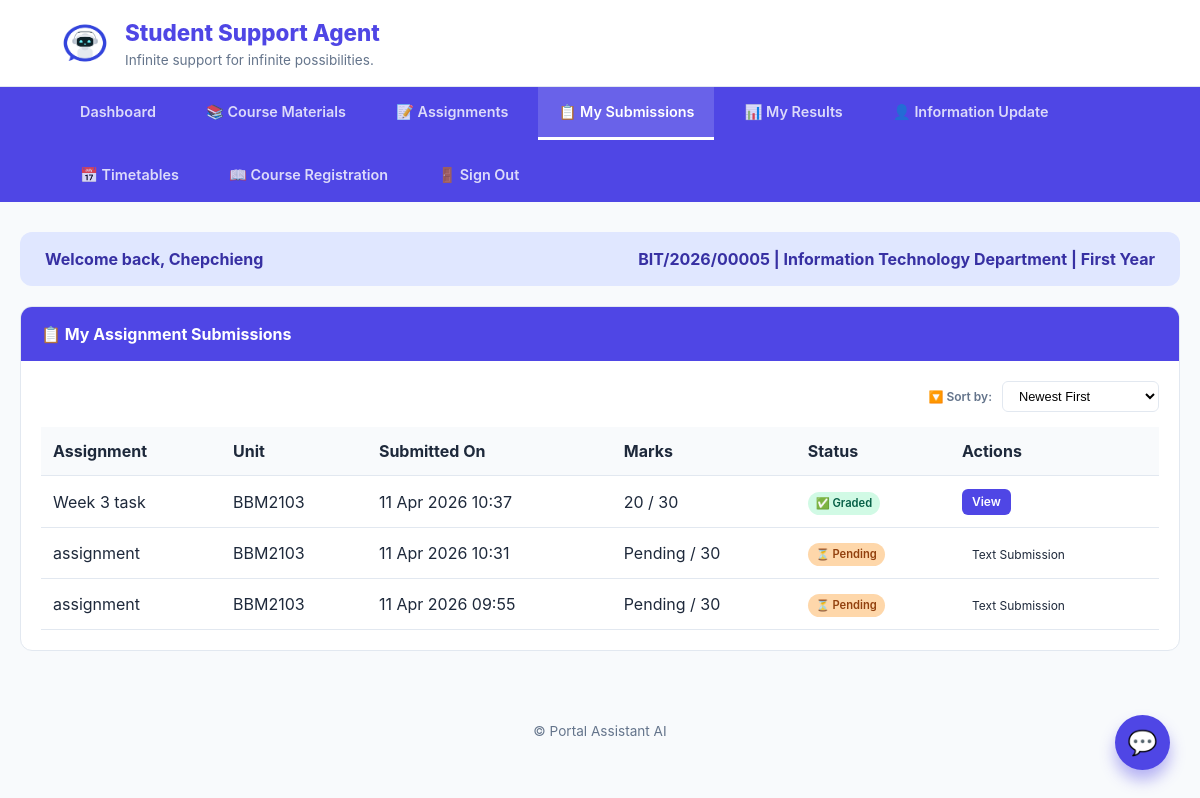
Before: /Student/home.php?page=my_submissions (signed in) with the older database file.
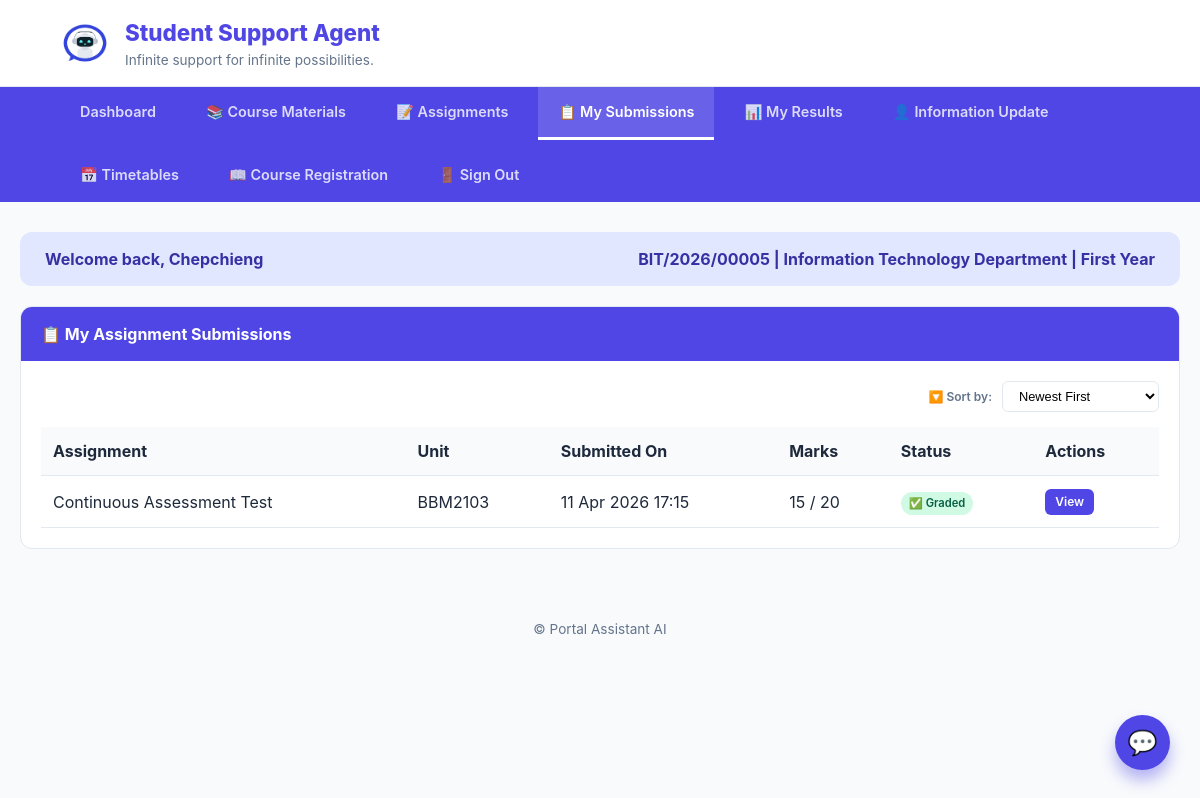
After: the same page with the newer database file.
### tables this page shows
CREATE TABLE `users` (
  `id` int(11) NOT NULL,
  `full_name` varchar(100) NOT NULL,
  `reg_number` varchar(50) NOT NULL,
  `email` varchar(100) NOT NULL,
  `password` varchar(255) NOT NULL,
  `password_changed` tinyint(1) NOT NULL DEFAULT 0,
  `role` enum('student','admin','lecturer') NOT NULL DEFAULT 'student',
  `department` varchar(100) NOT NULL,
  `phone` varchar(20) DEFAULT NULL,
  `created_at` timestamp NOT NULL DEFAULT current_timestamp(),
  `survey_done` tinyint(1) DEFAULT 0
);

CREATE TABLE `assignment_submissions` (
  `id` int(11) NOT NULL,
  `assignment_id` int(11) NOT NULL,
  `unit_code` varchar(20) DEFAULT NULL,
  `student_reg` varchar(50) NOT NULL,
  `submission_text` longtext DEFAULT NULL,
  `file_path` varchar(500) DEFAULT NULL,
  `submitted_at` datetime NOT NULL,
  `obtained_marks` int(11) DEFAULT NULL,
  `total_marks` int(11) DEFAULT NULL,
  `feedback` text DEFAULT NULL,
  `status` enum('submitted','graded','late') DEFAULT 'submitted'
);

CREATE TABLE `assignments` (
  `id` int(11) NOT NULL,
  `unit_code` varchar(20) NOT NULL,
  `title` varchar(255) NOT NULL,
  `description` text NOT NULL,
  `file_path` varchar(500) NOT NULL,
  `due_date` date NOT NULL,
  `total_marks` int(11) NOT NULL,
  `assessment_type` enum('CAT','Assignment','Exam') NOT NULL DEFAULT 'Assignment',
  `created_by` varchar(100) NOT NULL,
  `created_at` datetime NOT NULL
);

### Student/Home.php (the view, shortened to what this page needs)
<?php
$conn = mysqli_connect("localhost", "root", "", "Portal-Asisstant-AI");
$user_id = $_SESSION['user_id'];
$student_reg = $_SESSION['reg_number'];
$student_dept = $_SESSION['department'];
$sql = "SELECT full_name, reg_number, password, department, created_at FROM users WHERE id = ? AND role = 'student'";
$stmt = mysqli_prepare($conn, $sql);
mysqli_stmt_bind_param($stmt, "i", $user_id);
mysqli_stmt_execute($stmt);
$result = mysqli_stmt_get_result($stmt);
$student = mysqli_fetch_assoc($result);
function getStudentYearLevel($reg_number, $created_at) {
    if (preg_match('/\/(\d{4})\//', $reg_number, $matches)) {
        $admission_year = intval($matches[1]);
        $current_year = date('Y');
        $year_diff = $current_year - $admission_year;
        if ($year_diff == 0) return 'First Year';
    }
    return 'Fourth Year';
}
$student_year_level = getStudentYearLevel($student['reg_number'], $student['created_at']);
$name_parts = explode(" ", $student['full_name']);
$fname = $name_parts[0] ?? 'Student';
$page = $_GET['page'] ?? 'dashboard';
$submissions_sort = $_GET['submissions_sort'] ?? 'date_desc';
?>
<!DOCTYPE html>
<html lang="en">
<head>
</head>
<body>
<header>
    <div class="branding">
        <img src="../Images/logo.jpg" class="logoimg" alt="Logo">
        <div>
            <h1>Student Support Agent</h1>
            <small>Infinite support for infinite possibilities.</small>
        </div>
    </div>
</header>
<nav>
    <a href="home.php?page=dashboard" class="<?php echo $page === 'dashboard' ? 'active' : ''; ?>">Dashboard</a>
    <a href="home.php?page=materials" class="<?php echo $page === 'materials' ? 'active' : ''; ?>">📚 Course Materials</a>
    <a href="home.php?page=assignments" class="<?php echo $page === 'assignments' ? 'active' : ''; ?>">📝 Assignments</a>
    <a href="home.php?page=my_submissions" class="<?php echo $page === 'my_submissions' ? 'active' : ''; ?>">📋 My Submissions</a>
    <a href="home.php?page=my_results" class="<?php echo $page === 'my_results' ? 'active' : ''; ?>">📊 My Results</a>
    <a href="personal_information.php">👤 Information Update</a>
    <a href="teaching_timetable.php">📅 Timetables</a>
    <a href="registration.php">📖 Course Registration</a>
    <a href="../logout.php">🚪 Sign Out</a>
</nav>
<div class="container">
    <div class="student-strip">
        <span>Welcome back, <?php echo htmlspecialchars($fname); ?></span>
        <span><?php echo htmlspecialchars($student['reg_number']); ?> | <?php echo htmlspecialchars($student_dept); ?> Department | <?php echo $student_year_level; ?></span>
    </div>
    <?php
    switch($page) {
        case 'dashboard': ?>
        <?php break;
        case 'my_submissions':
            $order_by = "";
            switch($submissions_sort) {
                default: $order_by = "s.submitted_at DESC";
            }
            $submissions_query = "SELECT s.*, a.title as assignment_title, a.unit_code, a.total_marks
                                 FROM assignment_submissions s
                                 JOIN assignments a ON s.assignment_id = a.id
                                 WHERE s.student_reg = '$student_reg'
                                 ORDER BY $order_by";
            $submissions_result = mysqli_query($conn, $submissions_query);
            ?>
            <div class="card">
                <div class="card-header">📋 My Assignment Submissions</div>
                <div class="card-body">
                    <div class="sort-bar">
                        <label>🔽 Sort by:</label>
                        <select onchange="location.href='home.php?page=my_submissions&submissions_sort='+this.value">
                            <option value="date_desc" <?php echo $submissions_sort == 'date_desc' ? 'selected' : ''; ?>>Newest First</option>
                        </select>
                    </div>
                    <?php if (mysqli_num_rows($submissions_result) == 0): ?>
                        <p>You haven't submitted any assignments yet.</p>
                    <?php else: ?>
                        <table class="data-table">
                            <thead><tr><th>Assignment</th><th>Unit</th><th>Submitted On</th><th>Marks</th><th>Status</th><th>Actions</th></tr></thead>
                            <tbody>
                                <?php while($sub = mysqli_fetch_assoc($submissions_result)): ?>
                                    <tr>
                                        <td><?php echo htmlspecialchars($sub['assignment_title']); ?></td>
                                        <td><?php echo $sub['unit_code']; ?></td>
                                        <td><?php echo date('d M Y H:i', strtotime($sub['submitted_at'])); ?></td>
                                        <td><?php echo $sub['obtained_marks'] ?? 'Pending'; ?> / <?php echo $sub['total_marks']; ?></td>
                                        <td><?php echo ($sub['status'] == 'graded') ? '<span class="submission-status status-submitted">✅ Graded</span>' : '<span class="submission-status status-pending">⏳ Pending</span>'; ?></td>
                                        <td><?php if($sub['file_path']): ?><a href="../uploads/submissions/<?php echo $sub['file_path']; ?>" target="_blank" class="btn btn-primary btn-sm">View</a><?php else: ?><span class="btn-sm">Text Submission</span><?php endif; ?></td>
                                    </tr>
                                <?php endwhile; ?>
                            </tbody>
                        </table>
                    <?php endif; ?>
                </div>
            </div>
        <?php break;
    ?>
<?php break;
    }
    ?>
</div>
<div id="chat-fab" onclick="toggleChat()">💬</div>
<footer>
    &copy; Portal Assistant AI
</footer>
</body>
</html>

### Student/Home.php (style rules this page uses)
:root { --primary: #4f46e5; --primary-dark: #3730a3; --bg: #f8fafc; --white: #ffffff; --text-main: #1e293b; --text-light: #64748b; --border: #e2e8f0; --accent: #e0e7ff; --warning-bg: #fff7ed; --warning-text: #9a3412; --warning-border: #fdba74; --success: #10b981; --danger: #ef4444; }
body { font-family: 'Inter', system-ui, sans-serif; background: var(--bg); color: var(--text-main); margin: 0; line-height: 1.5; }
header { background: var(--white); border-bottom: 1px solid var(--border); padding: 1rem 5%; display: flex; align-items: center; justify-content: space-between; flex-wrap: wrap; gap: 15px; }
.branding { display: flex; align-items: center; gap: 15px; }
.logoimg { height: 50px; border-radius: 8px; }
.branding h1 { margin: 0; font-size: 1.4rem; color: var(--primary); font-weight: 800; }
.branding small { color: var(--text-light); display: block; font-size: 0.85rem; }
nav { background: var(--primary); padding: 0 5%; display: flex; gap: 10px; flex-wrap: wrap; }
nav a { color: rgba(255,255,255,0.8); text-decoration: none; padding: 14px 20px; font-size: 0.9rem; font-weight: 600; transition: 0.3s; border-bottom: 3px solid transparent; }
nav a.active { color: white; border-bottom: 3px solid white; background: rgba(255,255,255,0.15); }
.container { max-width: 1400px; margin: 30px auto; padding: 0 20px; }
.student-strip { background: var(--accent); padding: 15px 25px; border-radius: 12px; margin-bottom: 20px; display: flex; justify-content: space-between; align-items: center; color: var(--primary-dark); font-weight: 700; flex-wrap: wrap; gap: 10px; }
.card { background: var(--white); border-radius: 12px; border: 1px solid var(--border); overflow: hidden; }
.card-header { background: var(--primary); color: white; padding: 15px 20px; font-weight: 700; }
.card-body { padding: 20px; max-height: 500px; overflow-y: auto; }
.btn { padding: 8px 16px; border-radius: 6px; border: none; cursor: pointer; font-size: 0.85rem; font-weight: 600; text-decoration: none; display: inline-block; }
.btn-primary { background: var(--primary); color: white; }
.btn-sm { padding: 4px 10px; font-size: 0.75rem; }
.submission-status { display: inline-block; padding: 3px 8px; border-radius: 12px; font-size: 0.7rem; font-weight: 600; }
.status-submitted { background: #d1fae5; color: #065f46; }
.data-table { width: 100%; border-collapse: collapse; }
.data-table th, .data-table td { padding: 12px; text-align: left; border-bottom: 1px solid var(--border); }
.data-table th { background: var(--bg); font-weight: 700; }
footer { text-align: center; padding: 40px; color: var(--text-light); font-size: 0.85rem; }
.sort-bar { display: flex; justify-content: flex-end; margin-bottom: 15px; align-items: center; gap: 10px; flex-wrap: wrap; }
.sort-bar label { font-size: 0.75rem; font-weight: 600; color: var(--text-light); }
.sort-bar select { padding: 6px 12px; border: 1px solid var(--border); border-radius: 6px; font-size: 0.8rem; background: white; cursor: pointer; }
#chat-fab { position: fixed; bottom: 30px; right: 30px; background: var(--primary); color: white; width: 55px; height: 55px; border-radius: 50%; display: flex; align-items: center; justify-content: center; cursor: pointer; box-shadow: 0 10px 15px rgba(79, 70, 229, 0.4); z-index: 100; font-size: 1.5rem; border: none; }
.status-pending { background: #fed7aa; color: #92400e; }

Changed rows visible on the page:
removed assignment_submissions: assignment.title "Week 3 task", assignment.unit_code "BBM2103", submitted_at "11 Apr 2026 10:37", obtained_marks "20", assignment.total_marks "30", status "✅ Graded"
removed assignment_submissions: assignment.title "assignment", assignment.unit_code "BBM2103", submitted_at "11 Apr 2026 10:31", obtained_marks "Pending", assignment.total_marks "30", status "⏳ Pending", shows "Text Submission"
removed assignment_submissions: assignment.title "assignment", assignment.unit_code "BBM2103", submitted_at "11 Apr 2026 09:55", obtained_marks "Pending", assignment.total_marks "30", status "⏳ Pending", shows "Text Submission"
added assignment_submissions: assignment.title "Continuous Assessment Test", assignment.unit_code "BBM2103", submitted_at "11 Apr 2026 17:15", obtained_marks "15", assignment.total_marks "20", status "✅ Graded"
